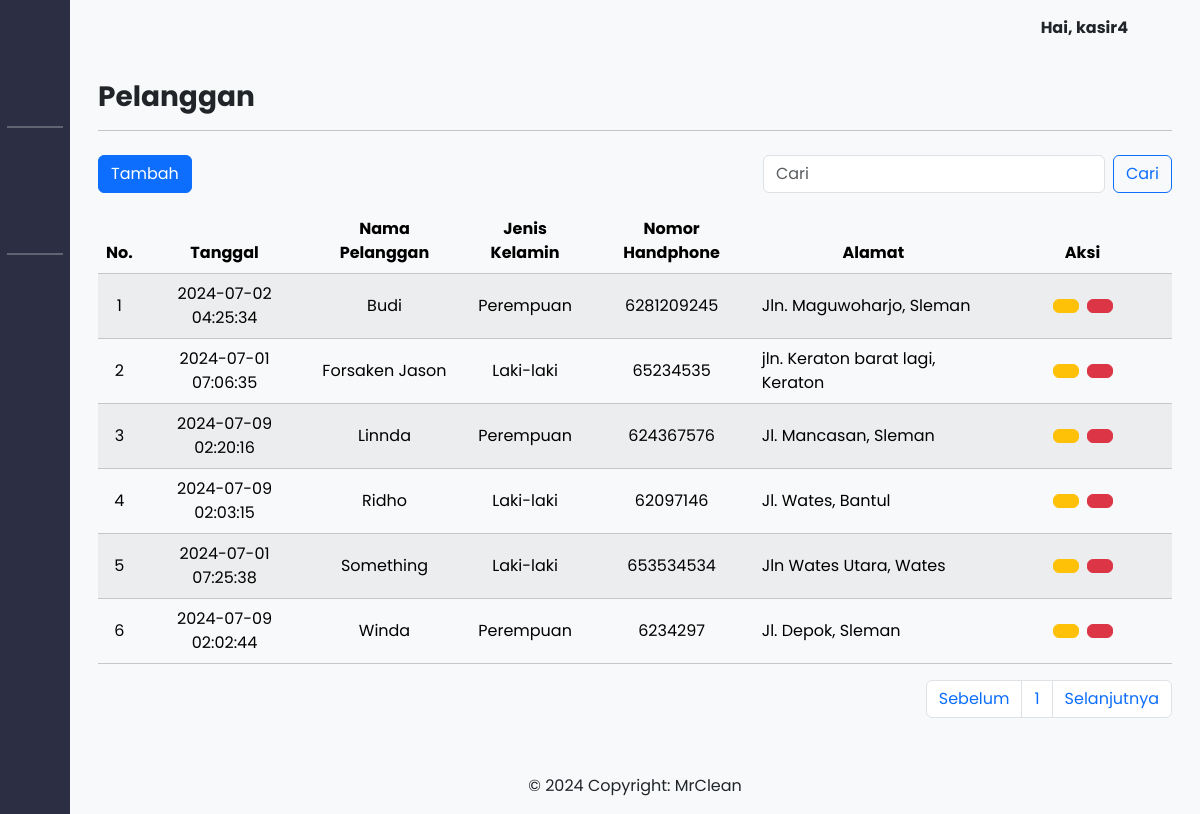
The page /cashier/customer.php (signed in) on the database its author committed.
### tables this page shows
CREATE TABLE `customer` (
  `id` int(11) NOT NULL,
  `user_id` int(11) NOT NULL,
  `name` varchar(255) NOT NULL,
  `phone_number` bigint(20) NOT NULL,
  `address` varchar(255) NOT NULL,
  `is_deleted` tinyint(1) NOT NULL,
  `created_at` timestamp NOT NULL DEFAULT current_timestamp(),
  `updated_at` timestamp NOT NULL DEFAULT current_timestamp() ON UPDATE current_timestamp(),
  `gender` enum('Laki-laki','Perempuan') NOT NULL
);

CREATE TABLE `profil_company` (
  `id` int(11) NOT NULL,
  `name_company` varchar(50) NOT NULL,
  `about` text NOT NULL,
  `vision` text NOT NULL,
  `mission` text NOT NULL,
  `banner_img` varchar(100) NOT NULL,
  `about_img` varchar(100) NOT NULL,
  `phone_number` varchar(20) NOT NULL,
  `email` varchar(250) NOT NULL,
  `city` varchar(50) NOT NULL,
  `district` varchar(50) NOT NULL,
  `street` varchar(100) NOT NULL,
  `postal_code` int(11) NOT NULL,
  `url_map` varchar(255) NOT NULL
);

### cashier/customer.php (the view, shortened to what this page needs)
<?php
include("../includes/db_connect.php");
?>
<!DOCTYPE html>
<html lang="en">
<head>
  <link rel="stylesheet" href="/laundry/bootstrap-5.3.3-dist/css/bootstrap.min.css" />
  <link rel="stylesheet" href="../assets/css/style.css" />
  <link href="https://cdn.lineicons.com/4.0/lineicons.css" rel="stylesheet" />
</head>
<body>
  <div class="wrapper">
    <?php
    include_once("../includes/sidebarCashier.php");
    ?>
    <div class="main bg-light">
      <?php
      include_once("../includes/navbar.php");
      ?>
      <main class="content px-3 py-4">
        <div class="container">
          <div class="h3 fw-bold">Pelanggan</div>
          <hr />
          <div class="table-responsive pt-2">
            <div class="d-flex justify-content-between mb-3">
              <button type="button" class="btn btn-primary" data-bs-toggle="modal" data-bs-target="#exampleModal">
                <span>Tambah</span>
              </button>
              <form class="d-flex" role="search" method="GET" action="">
                <input class="form-control me-2" type="search" name="search" placeholder="Cari" aria-label="Search" value="<?php echo isset($_GET['search']) ? $_GET['search'] : ''; ?>" />
                <button class="btn btn-outline-primary" type="submit">Cari</button>
              </form>
            </div>
            <table class="table table-striped table-light text-center">
              <thead>
                <tr>
                  <th scope="col">No.</th>
                  <th scope="col">Tanggal</th>
                  <th scope="col">Nama Pelanggan</th>
                  <th scope="col">Jenis Kelamin</th>
                  <th scope="col">Nomor Handphone</th>
                  <th scope="col">Alamat</th>
                  <th scope="col">Aksi</th>
                </tr>
              </thead>
              <tbody>
                <?php
                $batas = 10;
                $halaman = isset($_GET['halaman']) ? (int)$_GET['halaman'] : 1;
                $halaman_awal = ($halaman > 1) ? ($halaman * $batas) - $batas : 0;
                $previous = $halaman - 1;
                $next = $halaman + 1;
                $search = isset($_GET['search']) ? mysqli_real_escape_string($db, $_GET['search']) : '';
                $search_query = $search ?
                  "WHERE is_deleted = false AND (name LIKE '%$search%' OR phone_number LIKE '%$search%' OR address LIKE '%$search%')" :
                  'WHERE is_deleted = false';
                $data = mysqli_query($db, "SELECT * FROM customer $search_query");
                $jumlah_data = mysqli_num_rows($data);
                $total_halaman = ceil($jumlah_data / $batas);
                $queryCustomer = mysqli_query($db, "SELECT * FROM customer $search_query ORDER BY name LIMIT $halaman_awal, $batas");
                $no = $halaman_awal + 1;
                while ($customer = mysqli_fetch_array($queryCustomer)) {
                  echo "<tr class='align-middle'>";
                  echo "<td>" . $no++ . "</td>";
                  echo "<td>" . $customer['created_at'] . "</td>";
                  echo "<td>" . $customer['name'] . "</td>";
                  echo "<td>" . $customer['gender'] . "</td>";
                  echo "<td>" . $customer['phone_number'] . "</td>";
                  echo "<td class='text-start'>" . $customer['address'] . "</td>";
                  echo "<td class='col-2'>";
                  echo "<a class='btn me-2 btn-warning' href='formEditCustomer.php?id=" . $customer['id'] . "' role='button'><span><i class='lni lni-pencil'></i></span></a>";
                  echo "<a class='btn btn-danger delete-button' href='#' data-id='" . $customer['id'] . "' onclick='confirmDelete(" . $customer['id'] . ")'><span><i class='lni lni-trash-can'></i></span></a>";
                  echo "</td>";
                  echo "</tr>";
                }
                ?>
              </tbody>
            </table>
            <nav aria-label="Page navigation example mb-5">
              <ul class="pagination justify-content-end">
                <li class="page-item">
                  <a class="page-link" <?php if ($halaman > 1) {
                                          echo "href='?halaman=$previous&search=$search'";
                                        } ?>>Sebelum</a>
                </li>
                <?php
                for ($x = 1; $x <= $total_halaman; $x++) {
                ?>
                  <li class="page-item"><a class="page-link" href="?halaman=<?php echo $x; ?>&search=<?php echo $search; ?>"><?php echo $x; ?></a></li>
                <?php
                }
                ?>
                <li class="page-item">
                  <a class="page-link" <?php if ($halaman < $total_halaman) {
                                          echo "href='?halaman=$next&search=$search'";
                                        } ?>>Selanjutnya</a>
                </li>
              </ul>
            </nav>
          </div>
        </div>
      </main>
      <?php
      include_once("../includes/footer.php");
      ?>
    </div>
  </div>
</body>
</html>

### includes/footer.php
<?php
 $sqlLaundry = "SELECT name_company FROM profil_company WHERE id = 1";
 $queryLaundry = $db->query($sqlLaundry);
 $laundry = $queryLaundry->fetch_assoc();
 ?>
<footer class="bg-body-tertiary text-center text-lg-start">
  <div class="text-center p-3"">
   © 2024 Copyright:
   <a class=" text-body" href=""><?php echo htmlspecialchars($laundry['name_company']); ?></a>
  </div>
</footer>
<footer id="footer" class="footer">
</footer>

### assets/css/style.css (style rules this page uses)
a { text-decoration: none; }
li { list-style: none; }
body { font-family: 'Poppins', sans-serif; }
.wrapper { display: flex; }
.main { display: flex; flex-direction: column; min-height: 100vh; width: 100%; overflow: hidden; transition: all 0.35s ease-in-out; background-color: #f5f7fa; min-width: 0; }
.footer { position: fixed; height: 25px; bottom: 0; width: 100%; }

### rows shown on the page
customer: created_at "2024-07-02 04:25:34", name "Budi", gender "Perempuan", phone_number "6281209245", address "Jln. Maguwoharjo, Sleman"
customer: created_at "2024-07-01 07:06:35", name "Forsaken Jason", gender "Laki-laki", phone_number "65234535", address "jln. Keraton barat lagi, Keraton"
customer: created_at "2024-07-09 02:20:16", name "Linnda", gender "Perempuan", phone_number "624367576", address "Jl. Mancasan, Sleman"
customer: created_at "2024-07-09 02:03:15", name "Ridho", gender "Laki-laki", phone_number "62097146", address "Jl. Wates, Bantul"
customer: created_at "2024-07-01 07:25:38", name "Something", gender "Laki-laki", phone_number "653534534", address "Jln Wates Utara, Wates"
customer: created_at "2024-07-09 02:02:44", name "Winda", gender "Perempuan", phone_number "6234297", address "Jl. Depok, Sleman"
profil_company: name_company "MrClean"

### other values the page prints
$username "kasir4"
